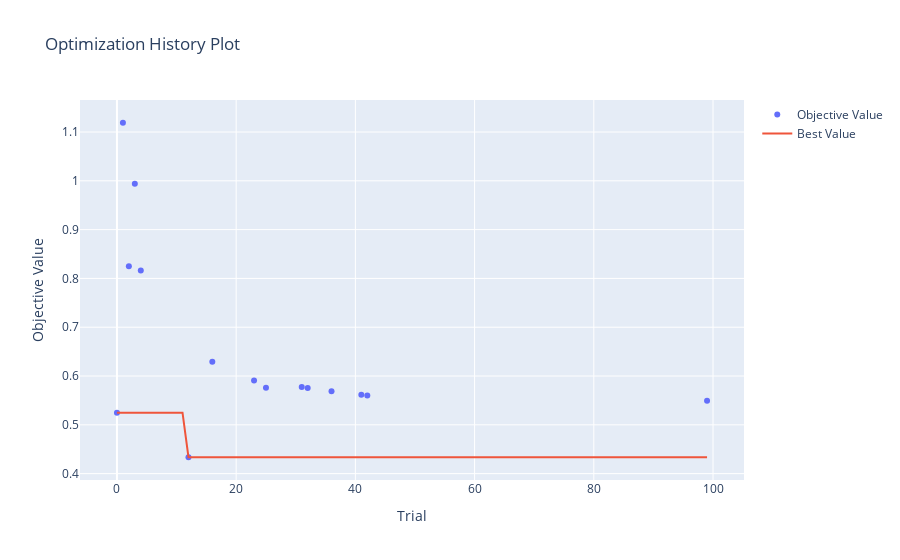

The code cell stored with this chart in its notebook:
### Code cell
if is_multi_objective:
    fig = vis.plot_optimization_history(study, target=lambda t: t.values[1], target_name='Accuracy')
else:
    fig = vis.plot_optimization_history(study)
fig.show()
